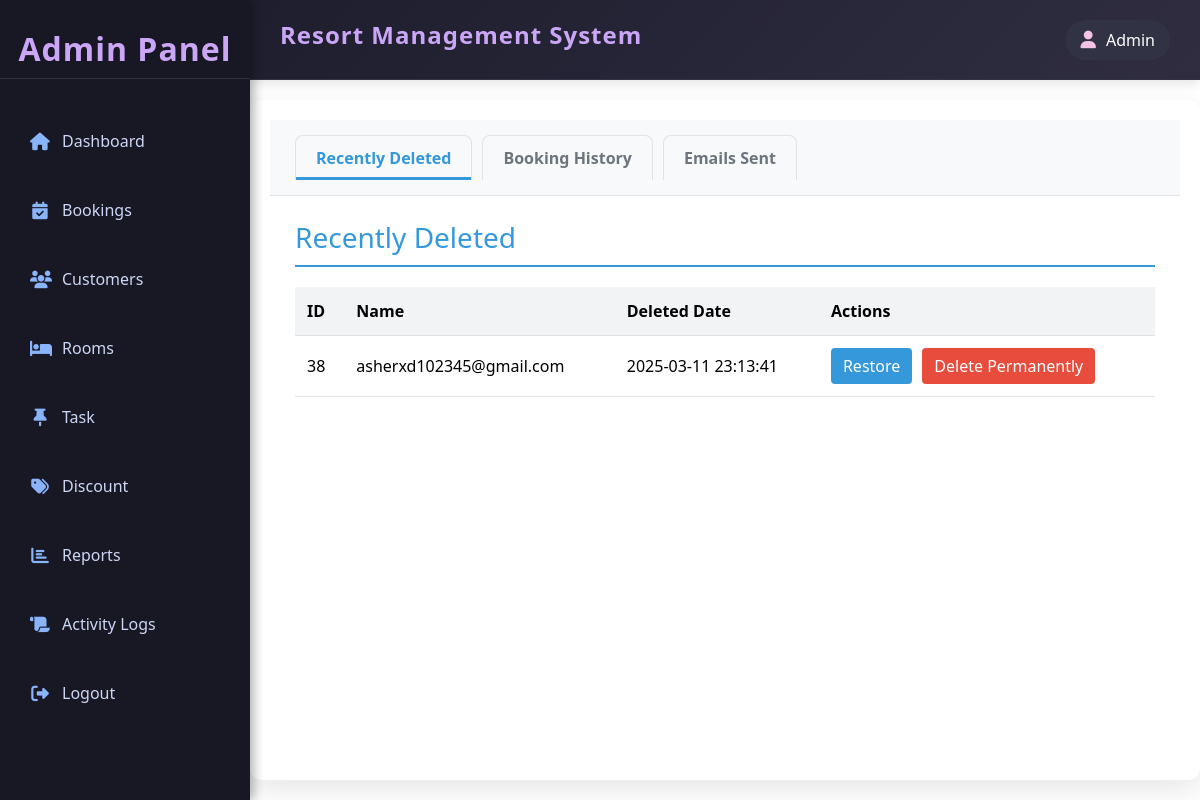
Screenshot of /admin/activity_logs/index.php (signed in) with the database file from the repository.
### tables this page shows
CREATE TABLE IF NOT EXISTS `account` (
  `account_id` int(11) NOT NULL AUTO_INCREMENT,
  `username` varchar(50) NOT NULL,
  `password` varchar(50) NOT NULL,
  `role` enum('user','admin','staff') NOT NULL,
  `last_active` datetime DEFAULT NULL,
  `created_at` timestamp NOT NULL DEFAULT current_timestamp(),
  `updated_at` timestamp NULL DEFAULT NULL,
  `deleted_at` datetime DEFAULT NULL,
  PRIMARY KEY (`account_id`)
);

### admin/activity_logs/index.php (the view, shortened to what this page needs)
<?php
include('../../resources/database/config.php');
include ('../includes/template.php');
?>
<!DOCTYPE html>
<html lang="en">
<head>
    <link rel="stylesheet" href="https://cdnjs.cloudflare.com/ajax/libs/font-awesome/6.4.2/css/all.min.css">
    <link rel="stylesheet" href="https://cdn.jsdelivr.net/npm/bootstrap@5.3.0/dist/css/bootstrap.min.css">
    <div class="content">
        <div class="admin-filter-section">
            <div class="admin-tabs-header">
                <div class="admin-tab active" onclick="showTab('recently-deleted')">
                    Recently Deleted
                </div>
                <div class="admin-tab" onclick="showTab('booking-history')">
                    Booking History
                </div>
                <div class="admin-tab" onclick="showTab('emails-sent')">
                    Emails Sent
                </div>
            </div>
        </div>
        <div id="recently-deleted" class="admin-tab-content active">
            <h3>Recently Deleted</h3>
            <table class="admin-data-table">
                <tr>
                    <th>ID</th>
                    <th>Name</th>
                    <th>Deleted Date</th>
                    <th>Actions</th>
                </tr>
                <?php
                $sql = "SELECT * FROM account WHERE deleted_at IS NOT NULL";
                $result = mysqli_query($conn, $sql);
                while($row = mysqli_fetch_assoc($result)) {
                    echo "<tr>";
                    echo "<td>{$row['account_id']}</td>";
                    echo "<td>{$row['username']}</td>";
                    echo "<td>{$row['deleted_at']}</td>";
                    echo "<td>";
                    echo "<div class='admin-action-buttons'>";
                    echo "<button class='admin-btn-restore' onclick=\"window.location.href='../customer/delete.php?restore={$row['account_id']}'\">Restore</button>";
                    echo "<button class='admin-btn-delete' onclick=\"window.location.href='../customer/delete.php?delete_permanent={$row['account_id']}'\">Delete Permanently</button>";
                    echo "</div>";
                    echo "</td>";
                    echo "</tr>";
                }
                ?>
            </table>
        </div>
    </div>
</body>
</html>

### admin/includes/template.php (style rules this page uses)
body { display: grid; grid-template-columns: 250px 100px 100px auto; grid-template-rows: 80px 100px auto 100px; height: 100vh; margin: 0; font-family: 'Segoe UI', Tahoma, Geneva, Verdana, sans-serif; background: #1E1E2E; color: #E0E0E0; }
.content { grid-column: 2 / 5; grid-row: 2 / 5; width: 100%; padding: 20px; background: #1E1E2E; box-shadow: inset 0 5px 15px rgba(0, 0, 0, 0.1); color: black; }

### admin/activity_logs/index.php (style rules this page uses)
:root { --primary-color: #3498db; --secondary-color: #2980b9; --background-light: #f4f6f7; --text-dark: #2c3e50; --border-soft: #e0e4e8; }
.content { max-width: 1200px; margin: 20px auto; background-color: white; border-radius: 12px; box-shadow: 0 10px 30px rgba(0, 0, 0, 0.1); overflow: hidden; }
.admin-filter-section { display: flex; justify-content: space-between; align-items: center; padding: 15px 25px; background-color: #f8f9fa; border-bottom: 1px solid var(--border-soft); }
.admin-tabs-header { display: flex; gap: 10px; }
.admin-tab { padding: 10px 20px; border: 1px solid var(--border-soft); border-bottom: none; border-radius: 8px 8px 0 0; cursor: pointer; transition: all 0.3s ease; color: #6c757d; font-weight: 600; position: relative; overflow: hidden; }
.admin-tab::before { content: ''; position: absolute; bottom: 0; left: 0; width: 100%; height: 3px; background-color: transparent; transition: background-color 0.3s ease; }
.admin-tab.active { color: var(--primary-color); border-bottom-color: white; }
.admin-tab.active::before { background-color: var(--primary-color); }
.admin-tab-content { display: none; padding: 25px; }
.admin-tab-content.active { display: block; animation: fadeIn 0.3s ease; }
.admin-tab-content h3 { margin-top: 0; color: var(--primary-color); border-bottom: 2px solid var(--primary-color); padding-bottom: 10px; margin-bottom: 20px; }
.admin-data-table { width: 100%; border-collapse: collapse; }
.admin-data-table th { background-color: #f1f3f4; padding: 12px; text-align: left; border-bottom: 1px solid var(--border-soft); }
.admin-data-table td { padding: 12px; border-bottom: 1px solid var(--border-soft); color: black; }
.admin-action-buttons { display: flex; gap: 10px; }
.admin-action-buttons button { padding: 6px 12px; border: none; border-radius: 4px; cursor: pointer; transition: all 0.3s ease; }
.admin-btn-restore { background-color: var(--primary-color); color: white; }
.admin-btn-delete { background-color: #e74c3c; color: white; }

### rows the page displays
account: account_id "38", username "asherxd102345@gmail.com", deleted_at "2025-03-11 23:13:41"
